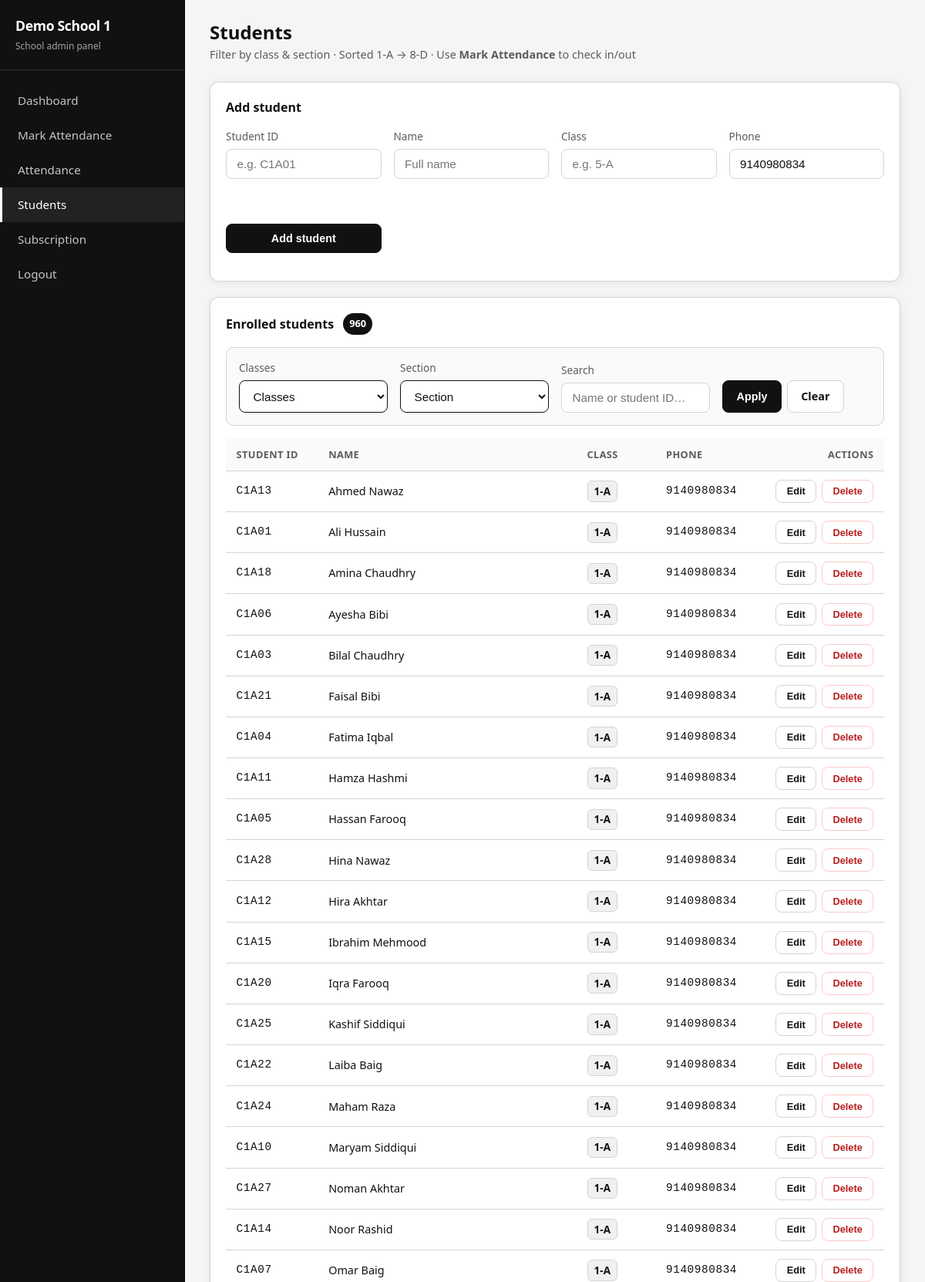
The app's page /school/students (signed in, upper part) with its own data.
### tables this page shows
CREATE TABLE schools (
                id INTEGER PRIMARY KEY AUTOINCREMENT,
                name TEXT NOT NULL,
                username TEXT NOT NULL UNIQUE,
                password_hash TEXT NOT NULL,
                license_key TEXT,
                license_expires_at TEXT,
                is_active INTEGER NOT NULL DEFAULT 1,
                created_at TEXT NOT NULL
            , public_token TEXT);

CREATE TABLE students (
                id INTEGER PRIMARY KEY AUTOINCREMENT,
                school_id INTEGER NOT NULL,
                student_id TEXT NOT NULL,
                name TEXT NOT NULL,
                class_name TEXT NOT NULL,
                qr_payload TEXT,
                is_active INTEGER NOT NULL DEFAULT 1,
                created_at TEXT NOT NULL, phone TEXT NOT NULL DEFAULT '9140980834',
                UNIQUE(school_id, student_id),
                FOREIGN KEY (school_id) REFERENCES schools(id) ON DELETE CASCADE
            );

### app/routes/school_admin.py (the view, shortened to what this page needs)
@bp.route("/students", methods=["GET", "POST"])
@require_school
def students():
    school = _school()
    all_students = _annotate_class_parts(list_students(school["id"]))
    f_class = (
        request.args.get("cls")
        or request.args.get("class")
        or ""
    ).strip()
    f_section = (
        request.args.get("sec")
        or request.args.get("section")
        or ""
    ).strip()
    f_q = (request.args.get("q") or "").strip()
    page = parse_page(request.args.get("page"))
    per_page = parse_per_page(request.args.get("per_page"))
    filtered = filter_students(
        all_students,
        class_num=f_class,
        section=f_section,
        q=f_q,
    )
    pagination = paginate(filtered, page=page, per_page=per_page)
    opts = _roster_filter_options(all_students)
    return render_template(
        "school/students.html",
        school=school,
        students=pagination["items"],
        total_count=len(all_students),
        filtered_count=pagination["total"],
        licensed=is_school_licensed(school),
        active_cls=f_class,
        active_sec=f_section,
        active_q=f_q,
        class_nums=opts["class_nums"],
        section_list=opts["sections"],
        pagination=pagination,
        filter_q=query_args(cls=f_class, sec=f_section, q=f_q),
    )

### app/auth.py (called while the page is built)
def require_school(fn: Callable) -> Callable:
    @wraps(fn)
    def wrapper(*args, **kwargs):
        if session.get("role") != "school" or not session.get("school_id"):
            return redirect(url_for("auth.login"))
        return fn(*args, **kwargs)
    return wrapper

### app/class_sort.py (called while the page is built)
def parse_class_section(class_name: str) -> tuple[int, str, str]:
    raw = (class_name or "").strip()
    m = _CLASS_RE.match(raw)
    if not m:
        return (9999, "", raw.lower())
    num = int(m.group(1))
    section = (m.group(2) or "").upper()
    return (num, section, raw.lower())

def class_sort_key(item: Any) -> tuple:
    if isinstance(item, dict):
        cls = item.get("class_name") or ""
        name = (item.get("name") or "").lower()
        sid = (item.get("student_id") or "").lower()
        num, sec, raw = parse_class_section(cls)
        return (num, sec, raw, name, sid)
    num, sec, raw = parse_class_section(str(item))
    return (num, sec, raw)

def sort_students(students: list[dict]) -> list[dict]:
    return sorted(students, key=class_sort_key)

def unique_classes(students: list[dict]) -> list[str]:
    labels = {s.get("class_name") or "" for s in students if s.get("class_name")}
    return sorted(labels, key=class_sort_key)

### app/database.py (called while the page is built)
def ensure_dirs() -> None:
    config.DATA_DIR.mkdir(parents=True, exist_ok=True)
    config.EXPORTS_DIR.mkdir(parents=True, exist_ok=True)
    config.QR_DIR.mkdir(parents=True, exist_ok=True)

def get_connection() -> sqlite3.Connection:
    ensure_dirs()
    conn = sqlite3.connect(str(config.DB_PATH), check_same_thread=False)
    conn.row_factory = sqlite3.Row
    conn.execute("PRAGMA foreign_keys = ON")
    return conn

@contextmanager
def db() -> Generator[sqlite3.Connection, None, None]:
    conn = get_connection()
    try:
        yield conn
        conn.commit()
    except Exception:
        conn.rollback()
        raise
    finally:
        conn.close()

def row_to_dict(row: Optional[sqlite3.Row]) -> Optional[dict[str, Any]]:
    if row is None:
        return None
    return dict(row)

def rows_to_list(rows: list[sqlite3.Row]) -> list[dict[str, Any]]:
    return [dict(r) for r in rows]

### app/license_service.py (called while the page is built)
def is_school_licensed(school: dict[str, Any]) -> bool:
    if not school.get("is_active"):
        return False
    exp = school.get("license_expires_at")
    if not exp:
        return False
    try:
        exp_dt = datetime.strptime(exp, "%Y-%m-%d %H:%M:%S")
        return exp_dt >= datetime.now()
    except ValueError:
        return False

### app/templates/school/students.html (shortened to what this page needs)
{% extends "school/layout.html" %}
{% block content %}
<div class="page-header">
  <div>
    <h2>Students</h2>
    <p>Filter by class &amp; section · Sorted 1-A → 8-D · Use <strong>Mark Attendance</strong> to check in/out</p>
  </div>
</div>
<div class="card">
  <h3>Add student</h3>
  {% if not licensed %}
    <p class="muted">Subscription expired. <a href="{{ url_for('school.subscription') }}">Activate license</a> to add students.</p>
  {% else %}
  <form method="post" class="add-student-form">
    <div class="form-row">
      <div class="form-group">
        <label>Student ID</label>
        <input type="text" name="student_id" required placeholder="e.g. C1A01" />
      </div>
      <div class="form-group">
        <label>Name</label>
        <input type="text" name="name" required placeholder="Full name" />
      </div>
      <div class="form-group">
        <label>Class</label>
        <input type="text" name="class_name" required placeholder="e.g. 5-A" />
      </div>
      <div class="form-group">
        <label>Phone</label>
        <input type="text" name="phone" value="9140980834" required placeholder="9140980834" />
      </div>
      <div class="form-group form-group-action">
        <label>&nbsp;</label>
        <button type="submit" class="btn btn-block">Add student</button>
      </div>
    </div>
  </form>
  {% endif %}
</div>
<div class="card">
  <div class="card-head">
    <h3>Enrolled students</h3>
    <span class="count-pill" title="Filtered / total">
      {{ filtered_count }}{% if filtered_count != total_count %} / {{ total_count }}{% endif %}
    </span>
  </div>
  <form method="get" class="filter-bar" id="student-filters" action="{{ url_for('school.students') }}">
    <div class="form-group">
      <label for="filter-cls">Classes</label>
      <select id="filter-cls" name="cls" class="filter-select">
        <option value="">Classes</option>
      </select>
    </div>
    <div class="form-group">
      <label for="filter-sec">Section</label>
      <select id="filter-sec" name="sec" class="filter-select">
        <option value="">Section</option>
      </select>
    </div>
    <div class="form-group filter-search">
      <label for="filter-q">Search</label>
      <input
        type="text"
        id="filter-q"
        name="q"
        value="{{ active_q or '' }}"
        placeholder="Name or student ID…"
        autocomplete="off"
      />
    </div>
    <div class="form-group form-group-action">
      <label>&nbsp;</label>
      <div class="filter-actions">
        <button type="submit" class="btn">Apply</button>
        <a class="btn btn-ghost" href="{{ url_for('school.students') }}">Clear</a>
      </div>
    </div>
  </form>
  <div class="table-wrap">
    <table class="students-table">
      <thead>
        <tr>
          <th style="width:14%">Student ID</th>
          <th>Name</th>
          <th style="width:12%">Class</th>
          <th style="width:16%">Phone</th>
          <th style="width:160px;text-align:right">Actions</th>
        </tr>
      </thead>
      <tbody>
        {% for s in students %}
        <tr>
          <td class="mono">{{ s.student_id }}</td>
          <td>{{ s.name }}</td>
          <td><span class="class-chip">{{ s.class_name }}</span></td>
          <td class="mono">{{ s.phone or '9140980834' }}</td>
          <td>
            <div class="row-actions">
              <button
                type="button"
                class="btn-action btn-action-edit"
                data-edit
                data-id="{{ s.id }}"
                data-student-id="{{ s.student_id }}"
                data-name="{{ s.name }}"
                data-class="{{ s.class_name }}"
                data-phone="{{ s.phone or '9140980834' }}"
              >Edit</button>
              <button
                type="button"
                class="btn-action btn-action-delete"
                data-delete
                data-id="{{ s.id }}"
                data-student-id="{{ s.student_id }}"
                data-name="{{ s.name }}"
              >Delete</button>
            </div>
          </td>
        </tr>
        {% endfor %}
      </tbody>
    </table>
  </div>
  {% set page_endpoint = 'school.students' %}
</div>
{% endblock %}

### app/templates/school/layout.html (shortened to what this page needs)
{% extends "base.html" %}
{% block body %}
<div class="app-shell">
  <aside class="sidebar">
    <div class="brand">
      <h1>{{ session.name or 'School' }}</h1>
      <span>School admin panel</span>
    </div>
    <nav>
      <a class="nav-link {% if request.endpoint == 'school.dashboard' %}active{% endif %}"
         href="{{ url_for('school.dashboard') }}">Dashboard</a>
      <a class="nav-link {% if request.endpoint == 'school.mark_attendance' %}active{% endif %}"
         href="{{ url_for('school.mark_attendance') }}" target="_blank">Mark Attendance</a>
      <a class="nav-link {% if request.endpoint == 'school.attendance' %}active{% endif %}"
         href="{{ url_for('school.attendance') }}">Attendance</a>
      <a class="nav-link {% if request.endpoint == 'school.students' %}active{% endif %}"
         href="{{ url_for('school.students') }}">Students</a>
      <a class="nav-link {% if request.endpoint == 'school.subscription' %}active{% endif %}"
         href="{{ url_for('school.subscription') }}">Subscription</a>
      <a class="nav-link" href="{{ url_for('auth.logout') }}">Logout</a>
    </nav>
  </aside>
  <main class="main">
    {% block content %}{% endblock %}
  </main>
</div>
{% endblock %}

### app/templates/base.html (shortened to what this page needs)
<!DOCTYPE html>
<html lang="en">
<head>
  <link rel="stylesheet" href="{{ url_for('static', filename='css/style.css') }}" />
</head>
<body>
  {% block body %}{% endblock %}
</body>
</html>

### records on screen
schools: name "Demo School 1"
students: student_id "C1A13", name "Ahmed Nawaz", class_name "1-A", phone "9140980834"
students: student_id "C1A01", name "Ali Hussain", class_name "1-A", phone "9140980834"
students: student_id "C1A18", name "Amina Chaudhry", class_name "1-A", phone "9140980834"
students: student_id "C1A06", name "Ayesha Bibi", class_name "1-A", phone "9140980834"
students: student_id "C1A03", name "Bilal Chaudhry", class_name "1-A", phone "9140980834"
students: student_id "C1A21", name "Faisal Bibi", class_name "1-A", phone "9140980834"
students: student_id "C1A04", name "Fatima Iqbal", class_name "1-A", phone "9140980834"
students: student_id "C1A11", name "Hamza Hashmi", class_name "1-A", phone "9140980834"
students: student_id "C1A05", name "Hassan Farooq", class_name "1-A", phone "9140980834"
students: student_id "C1A28", name "Hina Nawaz", class_name "1-A", phone "9140980834"
students: student_id "C1A12", name "Hira Akhtar", class_name "1-A", phone "9140980834"
students: student_id "C1A15", name "Ibrahim Mehmood", class_name "1-A", phone "9140980834"
students: student_id "C1A20", name "Iqra Farooq", class_name "1-A", phone "9140980834"
students: student_id "C1A25", name "Kashif Siddiqui", class_name "1-A", phone "9140980834"
students: student_id "C1A22", name "Laiba Baig", class_name "1-A", phone "9140980834"
students: student_id "C1A24", name "Maham Raza", class_name "1-A", phone "9140980834"
students: student_id "C1A10", name "Maryam Siddiqui", class_name "1-A", phone "9140980834"
students: student_id "C1A27", name "Noman Akhtar", class_name "1-A", phone "9140980834"
students: student_id "C1A14", name "Noor Rashid", class_name "1-A", phone "9140980834"
students: student_id "C1A07", name "Omar Baig", class_name "1-A", phone "9140980834"

### other values on screen
{{ filtered_count }} "960"
